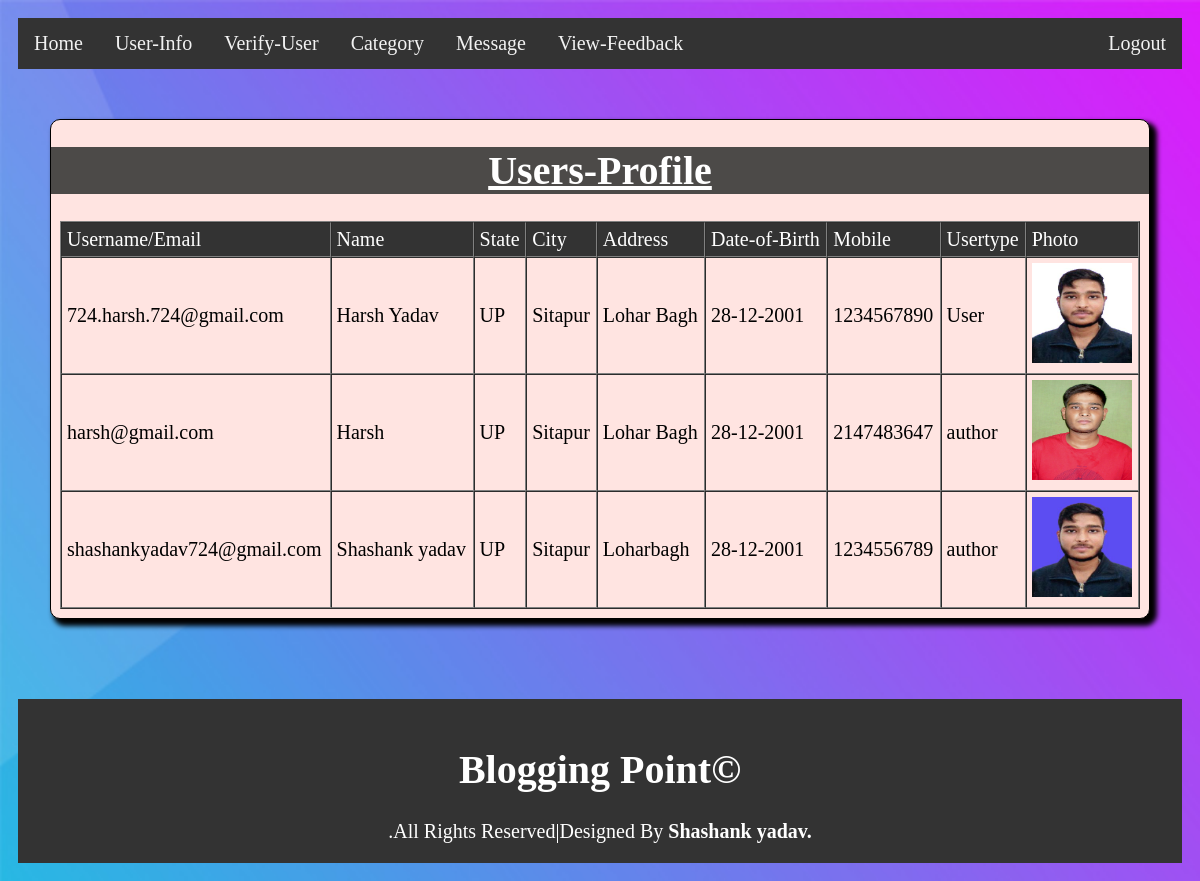
The app's page /userinfo.php with its own data.
### tables this page shows
CREATE TABLE IF NOT EXISTS `registration` (
  `username` varchar(100) NOT NULL,
  `name` varchar(100) NOT NULL,
  `pswd` varchar(100) NOT NULL,
  `state` varchar(100) NOT NULL,
  `city` varchar(100) NOT NULL,
  `address` varchar(200) NOT NULL,
  `dob` varchar(100) NOT NULL,
  `mob` int(50) NOT NULL,
  `utype` varchar(50) NOT NULL,
  `uphoto` varchar(200) NOT NULL,
  `status` varchar(100) NOT NULL,
  PRIMARY KEY (`username`)
);

### userinfo.php (the view, shortened to what this page needs)
<?php include("adnav.php")?>
   <!DOCTYPE html>
   <html>
   <head>
   </head>
   <body>
<center>
 <div class="div1"  style="overflow-y:scroll;">
<h1 style="text-align: center;background-color:#4C4A48;color:white;"><u>Users-Profile</u></h1>
    <table border="1px" width="1080" cellspacing="0px" cellpadding="5px">
        <tr style="background-color: #333;color: white;">
            <td>Username/Email</td>
            <td>Name</td>
            <td>State</td>
            <td>City</td>
            <td>Address</td>
            <td>Date-of-Birth</td>
            <td>Mobile</td>
            <td>Usertype</td>
            <td>Photo</td>
        </tr>
        <?php
$con=mysqli_connect("127.0.0.1","root","","blog_portal");
$query="select * from registration ";
$res=mysqli_query($con,$query);
while($row=mysqli_fetch_array($res))
{
    $user=$row[0];
    $name=$row[1];
    $state=$row[3];
    $city=$row[4];
    $address=$row[5];
    $dob=$row[6];
    $mobile=$row[7];
    $usertype=$row[8];
    $photo=$row[9];
echo"<tr><td>".$user."</td><td>".$name."</td><td>".$state."</td><td>".$city."</td><td>".$address."</td><td>".$dob."</td><td>".$mobile."</td><td>".$usertype."</td><td><a href='$photo'><img src='".$photo."'height='100'width='100' ></a></td><a href='$photo'></a></td></tr>";
}
?>
</table>
</div>
</center>
<div class="footer" style="margin-top:80px;">
<h1>Blogging Point&copy;</h1>.All Rights Reserved|Designed By <b>Shashank yadav.</b>
</div>
</body>
</html>

### adnav.php (style rules this page uses)
* { box-sizing: border-box; }
body { padding: 10px; background: url(Images/b4.jpg); background-repeat: no-repeat; background-size: 1920px 1965px; font-family: 'Playfair Display', serif; font-size:20px; }
.footer { padding: 20px; text-align: center; background: #333; margin-top: 20px; color: white; }
.div1 { width:1100px; height:500px; margin-left:0px; margin-top:50px; box-sizing: border-box; box-shadow:5px 5px 5px 2px black; border-radius:10px; border:1px solid black ; background-color:mistyrose; }

### records on screen
registration: username "724.harsh.724@gmail.com", name "Harsh Yadav", state "UP", city "Sitapur", address "Lohar Bagh", dob "28-12-2001", mob "1234567890", utype "User", uphoto (picture)
registration: username "harsh@gmail.com", name "Harsh", state "UP", city "Sitapur", address "Lohar Bagh", dob "28-12-2001", mob "2147483647", utype "author", uphoto (picture)
registration: username "shashankyadav724@gmail.com", name "Shashank yadav", state "UP", city "Sitapur", address "Loharbagh", dob "28-12-2001", mob "1234556789", utype "author", uphoto (picture)
